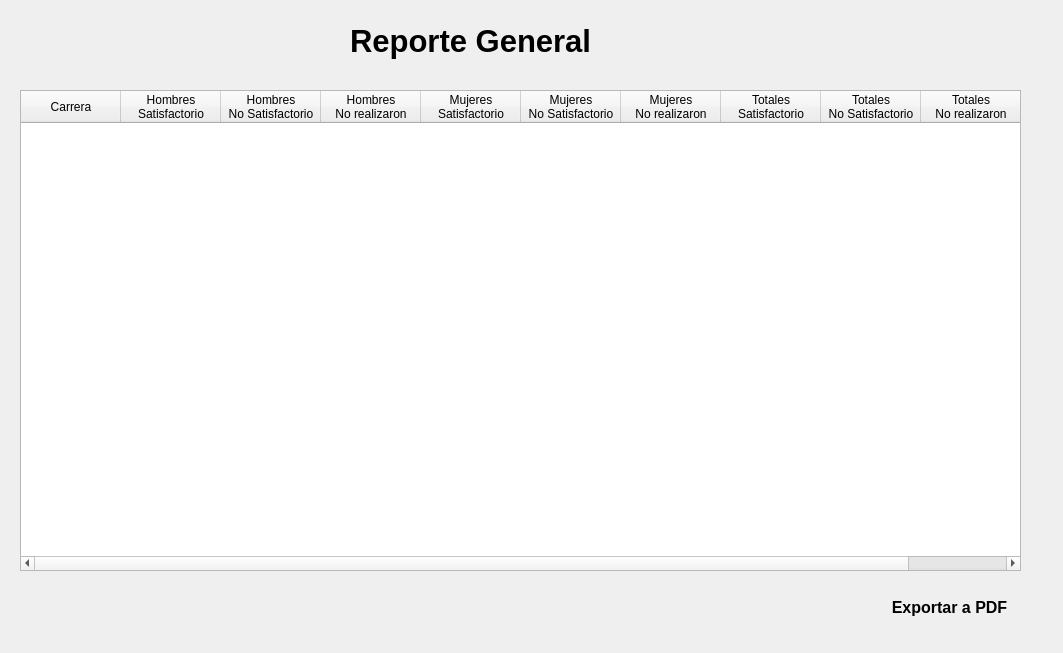
<?xml version="1.0" encoding="UTF-8"?>
<ui version="4.0">
 <class>MainWindow17</class>
 <widget class="QMainWindow" name="MainWindow17">
  <property name="geometry">
   <rect>
    <x>0</x>
    <y>0</y>
    <width>1063</width>
    <height>653</height>
   </rect>
  </property>
  <property name="font">
   <font>
    <pointsize>8</pointsize>
   </font>
  </property>
  <property name="windowTitle">
   <string>MainWindow</string>
  </property>
  <property name="windowIcon">
   <iconset>
    <normaloff>:/icons/res/registro2.svg</normaloff>:/icons/res/registro2.svg</iconset>
  </property>
  <property name="styleSheet">
   <string notr="true">QPushButton 
{
	border-radius:5px;
	background-color: &quot;white&quot;;
}

QPushButton:hover { background-color: rgb(200,200,200)}

#centralwidget
{
border-image: url(:/images/res/fondo.jpg);
}</string>
  </property>
  <widget class="QWidget" name="centralwidget">
   <widget class="QTableWidget" name="tableWidget">
    <property name="geometry">
     <rect>
      <x>20</x>
      <y>90</y>
      <width>1001</width>
      <height>481</height>
     </rect>
    </property>
    <property name="font">
     <font>
      <pointsize>12</pointsize>
     </font>
    </property>
    <column>
     <property name="text">
      <string>Carrera</string>
     </property>
    </column>
    <column>
     <property name="text">
      <string>Hombres
Satisfactorio</string>
     </property>
    </column>
    <column>
     <property name="text">
      <string>Hombres
No Satisfactorio</string>
     </property>
    </column>
    <column>
     <property name="text">
      <string>Hombres
No realizaron</string>
     </property>
    </column>
    <column>
     <property name="text">
      <string>Mujeres
Satisfactorio</string>
     </property>
    </column>
    <column>
     <property name="text">
      <string>Mujeres
No Satisfactorio</string>
     </property>
    </column>
    <column>
     <property name="text">
      <string>Mujeres
No realizaron</string>
     </property>
    </column>
    <column>
     <property name="text">
      <string>Totales
Satisfactorio</string>
     </property>
    </column>
    <column>
     <property name="text">
      <string>Totales
No Satisfactorio</string>
     </property>
    </column>
    <column>
     <property name="text">
      <string>Totales
No realizaron</string>
     </property>
    </column>
   </widget>
   <widget class="QLabel" name="label">
    <property name="geometry">
     <rect>
      <x>350</x>
      <y>20</y>
      <width>261</width>
      <height>41</height>
     </rect>
    </property>
    <property name="font">
     <font>
      <pointsize>23</pointsize>
      <weight>75</weight>
      <bold>true</bold>
     </font>
    </property>
    <property name="text">
     <string>Reporte General</string>
    </property>
   </widget>
   <widget class="QPushButton" name="pushButton_3">
    <property name="enabled">
     <bool>true</bool>
    </property>
    <property name="geometry">
     <rect>
      <x>20</x>
      <y>30</y>
      <width>30</width>
      <height>30</height>
     </rect>
    </property>
    <property name="minimumSize">
     <size>
      <width>30</width>
      <height>30</height>
     </size>
    </property>
    <property name="maximumSize">
     <size>
      <width>30</width>
      <height>30</height>
     </size>
    </property>
    <property name="autoFillBackground">
     <bool>false</bool>
    </property>
    <property name="styleSheet">
     <string notr="true"/>
    </property>
    <property name="text">
     <string/>
    </property>
    <property name="icon">
     <iconset resource="res.qrc">
      <normaloff>:/icons/atras.png</normaloff>:/icons/atras.png</iconset>
    </property>
    <property name="iconSize">
     <size>
      <width>25</width>
      <height>30</height>
     </size>
    </property>
   </widget>
   <widget class="QPushButton" name="pushButton">
    <property name="geometry">
     <rect>
      <x>884</x>
      <y>592</y>
      <width>131</width>
      <height>31</height>
     </rect>
    </property>
    <property name="font">
     <font>
      <pointsize>12</pointsize>
      <weight>75</weight>
      <bold>true</bold>
     </font>
    </property>
    <property name="text">
     <string>Exportar a PDF</string>
    </property>
   </widget>
  </widget>
  <widget class="QMenuBar" name="menubar">
   <property name="geometry">
    <rect>
     <x>0</x>
     <y>0</y>
     <width>1063</width>
     <height>21</height>
    </rect>
   </property>
  </widget>
 </widget>
 <resources>
  <include location="res.qrc"/>
 </resources>
 <connections/>
</ui>
